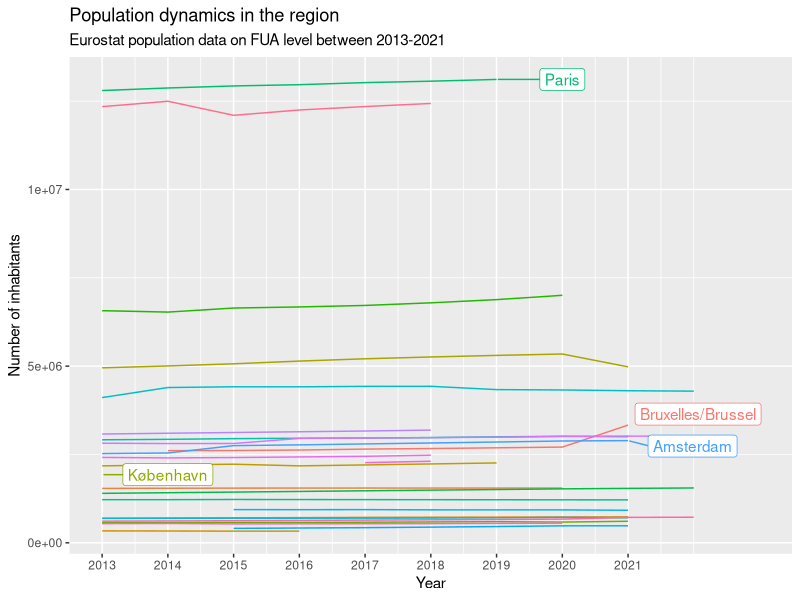

Write R code to recreate this figure. (Note: this script raises an error after producing the figure.)
# Load package(s) ----
## If you get an error trying to run the library() functions below, it means 
## that the package is not installed. Execute install.packages("packagename") 
## in the console, replacing "packagename" with 
## "tidyverse", for instance, if you want to install the "tidyverse" package.
## Do that for all packages.

# install.packages("tidyverse")
# install.packages("scales")
# install.packages("ggrepel")

library(tidyverse)
library(scales)
library(ggrepel)

# Get urban population data between 2013-2022 from Eurostat ----
## Source: https://ec.europa.eu/eurostat/databrowser/view/URB_LPOP1__custom_5120358/default/table?lang=en
pop_13_22_f <- read_csv("data/raw/urb_lpop1__custom_5120358_page_linear.csv")
pop_13_22_c <- read_csv("data/raw/urb_cpop1_page_linear.csv")
ua <- read_csv("data/raw/URAU_LB_2021_3035_CITIES_within_frame.csv")

# Examine the data ----
# View(pop_13_22_f)
glimpse(pop_13_22_f)

# Clean the data ----
pop_13_22_long <- pop_13_22_f |> 
  # Remove unnecessary columns
  select(-c(DATAFLOW, `LAST UPDATE`, freq, indic_ur, OBS_FLAG)) |> 
  # Remove countries
  filter(nchar(cities) > 2)

# Show the population trend of all capital cities in the region
pop_13_22_long |>
  # filter(cities %in% c("BE001F", "DE001F", "NL001F", "UK001F")) |> 
  filter(substr(cities, 3, 6) == "001F") |> 
  left_join(ua |> filter(CITY_CPTL == "Y"), by = c("cities" = "FUA_CODE")) |> 
  group_by(cities) |> 
  mutate(label = if_else(TIME_PERIOD == max(TIME_PERIOD), as.character(URAU_NAME), NA_character_)) |> 
  ungroup() |>
  ggplot(aes(x = TIME_PERIOD, y = OBS_VALUE, color = cities, group = cities)) +
  geom_line() +
  geom_label_repel(aes(label = label),
                   nudge_x = 1,
                   na.rm = TRUE) +
  scale_x_continuous(breaks = seq(from = 2013,
                                  to = 2021,
                                  by = 1),
                     limits = c(2013, 2023)) +
  xlab("Year") +
  ylab("Number of inhabitants") +
  labs(title = "Population dynamics in the region",
       subtitle = "Eurostat population data on FUA level between 2013-2021") +
  scale_color_discrete(name = "Muncipality") +
  theme(legend.position = "none")

# Generate table in wide format
pop_13_22_c_wide <- pop_13_22_c |>  
  pivot_wider(names_from = TIME_PERIOD, values_from = OBS_VALUE) |>
  select(-c(DATAFLOW, `LAST UPDATE`, freq, indic_ur, OBS_FLAG, `2022`)) |>
  filter(nchar(cities) > 2) |>
  group_by(cities) |>
  summarise_all(.funs = c(mean="sum")) |> 
  ungroup() |> 
  rename_with(str_sub, start = 1L, end = 4L, .cols = ends_with("_sum")) |> 
  mutate(across(where(is.double), ~na_if(., 0)))

# Write wide table with time-series data
write_csv(pop_13_22_c_wide, "data/processed/pop_13_22_c_wide.csv", na = "")
